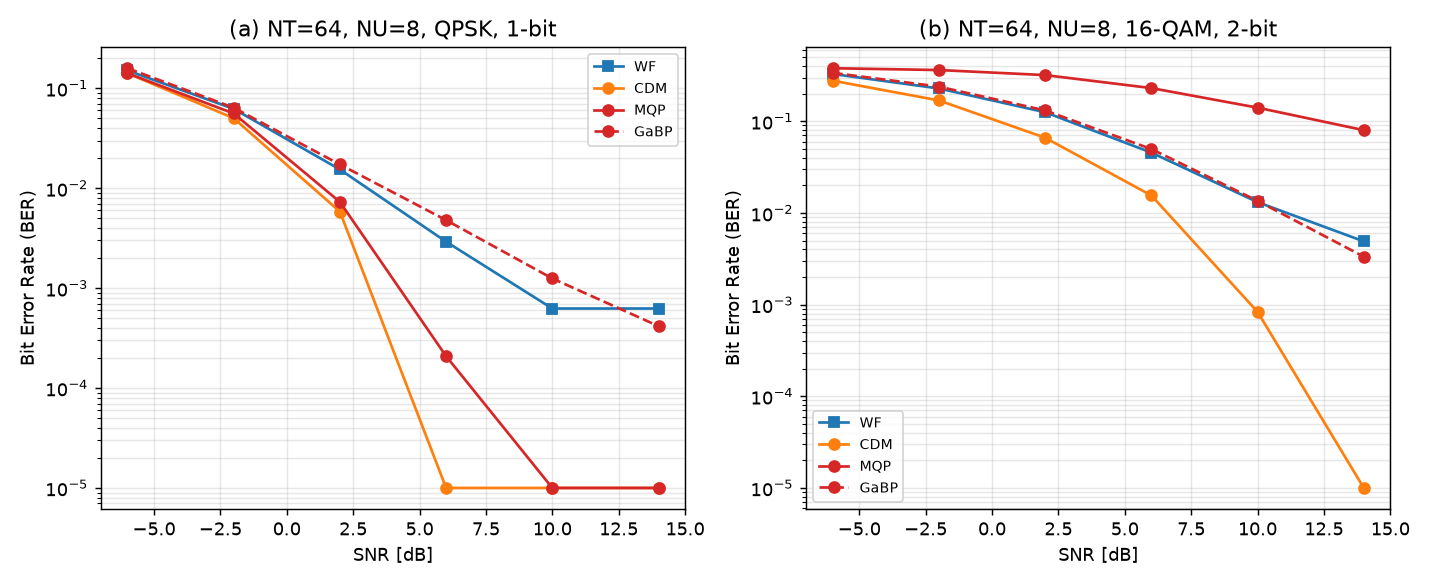

This figure's Python source:
"""
experiments/fig4_large_systems.py -- reproduces Fig. 4(a)/(b): NT=64,
NU=8, no exhaustive search shown (infeasible at this scale, exactly as
in the paper -- complexity grows as 2^(b*NT)).

Fig. 4(a): QPSK, 1-bit.
Fig. 4(b): 16-QAM, 2-bit.

Run:  python3 experiments/fig4_large_systems.py
Output: fig4_large_systems.png in this directory.
"""

import sys
import os
sys.path.insert(0, os.path.dirname(os.path.dirname(os.path.abspath(__file__))))

import numpy as np
import matplotlib.pyplot as plt

from system_model import gen_alphabet, qam_constellation, gray_bitmap, beta_star, Qb
from baselines import precoder_wf , cdm
from mqp import mqp
from gabp import gabp

N_TRIALS = 300
SNR_RANGE_DB = [-6, -2, 2, 6, 10, 14]


def run_config(NT, NU, M, b, P=1.0, snr_range=None):
    snr_range = snr_range if snr_range is not None else SNR_RANGE_DB
    levels, thresholds, C = gen_alphabet(b, P, NT)
    Sconst = qam_constellation(M)
    bitmap = gray_bitmap(M)
    methods = ["WF", "CDM", "MQP", "GaBP"]
    ber = {m: [] for m in methods}

    for snr_db in snr_range:
        sigma_n2 = P / (10 ** (snr_db / 10))
        errs = {m: 0 for m in methods}
        nbits = 0
        rng = np.random.default_rng(7)

        for _ in range(N_TRIALS):
            H = (rng.standard_normal((NU, NT)) + 1j * rng.standard_normal((NU, NT))) / np.sqrt(2)
            sym_idx = rng.integers(0, M, NU)
            s = Sconst[sym_idx]
            true_bits = bitmap[sym_idx]
            n = (rng.standard_normal(NU) + 1j * rng.standard_normal(NU)) * np.sqrt(sigma_n2 / 2)

            def score(x):
                beta = beta_star(s, H, x, NU, sigma_n2)
                y = H @ x + n
                shat = beta * y
                det_idx = np.argmin(np.abs(shat[:, None] - Sconst[None, :]), axis=1)
                return np.sum(bitmap[det_idx] != true_bits)

            x_wf = Qb(precoder_wf(s, H, P, NU, sigma_n2), levels, thresholds)
            errs["WF"] += score(x_wf)

            x_cdm = cdm(s, H, C, NU, sigma_n2, x_wf.copy())
            errs["CDM"] += score(x_cdm)

            x_m, _ = mqp(s, H, C, P, NU, sigma_n2, np.zeros(NT, dtype=complex), Tmax=30)
            errs["MQP"] += score(Qb(x_m, levels, thresholds))

            x_g, _ = gabp(s, H, C, NU, sigma_n2, kmax=150, rho_damp=0.15, lam_check=20)
            errs["GaBP"] += score(Qb(x_g, levels, thresholds))

            nbits += true_bits.size

        for m in methods:
            ber[m].append(max(errs[m] / nbits, 1e-5))
        print(f"  SNR={snr_db:+3d} dB  errors -- WF:{errs['WF']:5d} CDM:{errs['CDM']:5d} "
              f"MQP:{errs['MQP']:5d} GaBP:{errs['GaBP']:5d}  (of {nbits} bits)")

    return ber


def plot_panel(ax, ber, title, snr_range=None):
    snr_range = snr_range if snr_range is not None else SNR_RANGE_DB
    styles = {"WF": ("tab:blue", "s-"), "CDM": ("tab:orange", "o-"),
              "MQP": ("tab:red", "o-"), "GaBP": ("tab:red", "o--")}
    for m, (color, style) in styles.items():
        ax.semilogy(snr_range, ber[m], style, color=color, label=m)
    ax.set_xlabel("SNR [dB]")
    ax.set_ylabel("Bit Error Rate (BER)")
    ax.set_title(title)
    ax.grid(True, which="both", alpha=0.3)
    ax.legend(fontsize=8)


if __name__ == "__main__":
    fig, axes = plt.subplots(1, 2, figsize=(11, 4.5))

    print("Config (a): NT=64, NU=8, QPSK, 1-bit  (matches paper Fig. 4(a))")
    ber_a = run_config(NT=64, NU=8, M=4, b=1)
    plot_panel(axes[0], ber_a, "(a) NT=64, NU=8, QPSK, 1-bit")

    print("Config (b): NT=64, NU=8, 16-QAM, 2-bit  (matches paper Fig. 4(b))")
    ber_b = run_config(NT=64, NU=8, M=16, b=2)
    plot_panel(axes[1], ber_b, "(b) NT=64, NU=8, 16-QAM, 2-bit")

    fig.tight_layout()
    out = os.path.join(os.path.dirname(os.path.abspath(__file__)), "fig4_large_systems.png")
    fig.savefig(out, dpi=130)
    print(f"Saved {out}")
